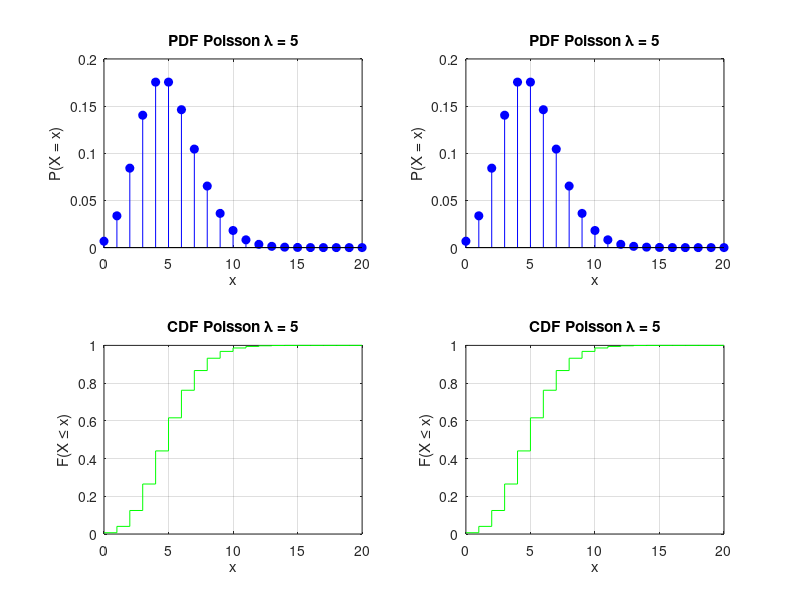

Write the MATLAB code that produced this figure.
% Numărul de valori lambda de introdus
lambda_count = 2;
lambda_values = [5, 10]; % Valorile implicite ale lui lambda

% Obținerea valorilor lambda de la utilizator, cu posibilitate de folosire a valorilor implicite
for i = 1:lambda_count
    input_lambda = input(sprintf('Introduceți parametrul lambda al %d-lea (lambda = %d din enunț): ', i, lambda_values(i)));
    if ~isempty(input_lambda)
        lambda_values(i) = input_lambda;
    end
end

% Inițializare figură pentru afișarea graficelor
figure;

% Reprezentarea grafică a PDF și CDF pentru fiecare valoare lambda
for i = 1:lambda_count
    lambda = lambda_values(i);
    
    % Vectorul de abscise x
    x = 0:4 * lambda;
    
    % Graficul PDF Poisson
    pdf_values = poisspdf(x, lambda);
    subplot(2, lambda_count, i);
    stem(x, pdf_values, 'b', 'filled');
    title(['PDF Poisson \lambda = ', num2str(lambda)]);
    xlabel('x');
    ylabel('P(X = x)');
    grid on;
    
    % Graficul CDF Poisson
    cdf_values = poisscdf(x, lambda);
    subplot(2, lambda_count, i + lambda_count);
    stairs(x, cdf_values, 'g');
    title(['CDF Poisson \lambda = ', num2str(lambda)]);
    xlabel('x');
    ylabel('F(X \leq x)');
    grid on;
end
